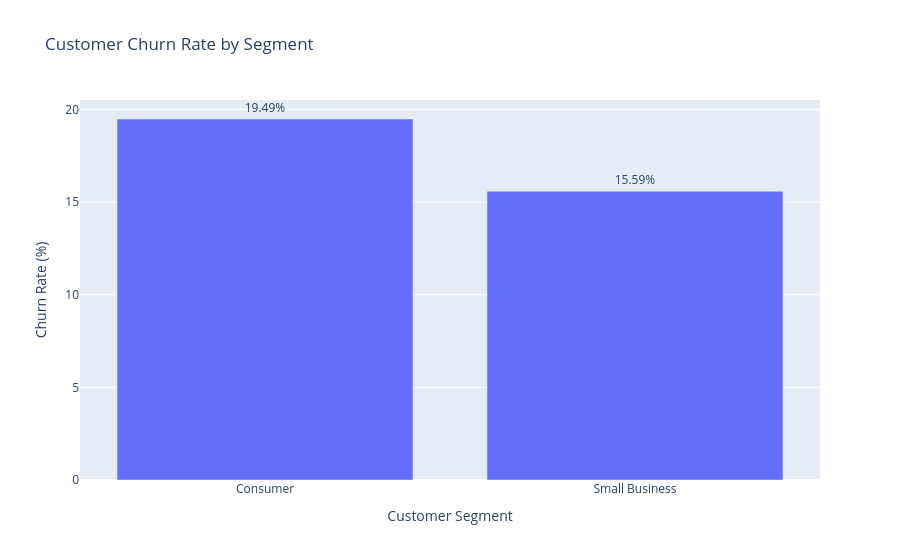

Write notebook code for a chart like this one.
### Code cell
# Visualization
fig = px.bar(
    segment_churn,
    x = "customer_segment",
    y = "churn_rate",
    title = "Customer Churn Rate by Segment",
    text = "churn_rate"
)

fig.update_layout(
    xaxis_title = "Customer Segment",
    yaxis_title = "Churn Rate (%)"
)

fig.update_traces(
    texttemplate = "%{text:.2f}%",
    textposition = "outside"
)

fig.show()

### Figure 1 — Plotly figure (JSON) as saved in the notebook; plotly's stock layout.template omitted (floating-point values rounded to 4 significant figures)
{"data": [{"hovertemplate": "customer_segment=%{x}<br>churn_rate=%{text}<extra></extra>", "legendgroup": "", "marker": {"color": "#636efa", "pattern": {"shape": ""}}, "name": "", "orientation": "v", "showlegend": false, "text": [19.49, 15.59], "textposition": "outside", "texttemplate": "%{text:.2f}%", "type": "bar", "x": ["Consumer", "Small Business"], "xaxis": "x", "y": [19.49, 15.59], "yaxis": "y"}], "layout": {"barmode": "relative", "legend": {"tracegroupgap": 0}, "title": {"text": "Customer Churn Rate by Segment"}, "xaxis": {"anchor": "y", "domain": [0, 1], "title": {"text": "Customer Segment"}}, "yaxis": {"anchor": "x", "domain": [0, 1], "title": {"text": "Churn Rate (%)"}}}}
